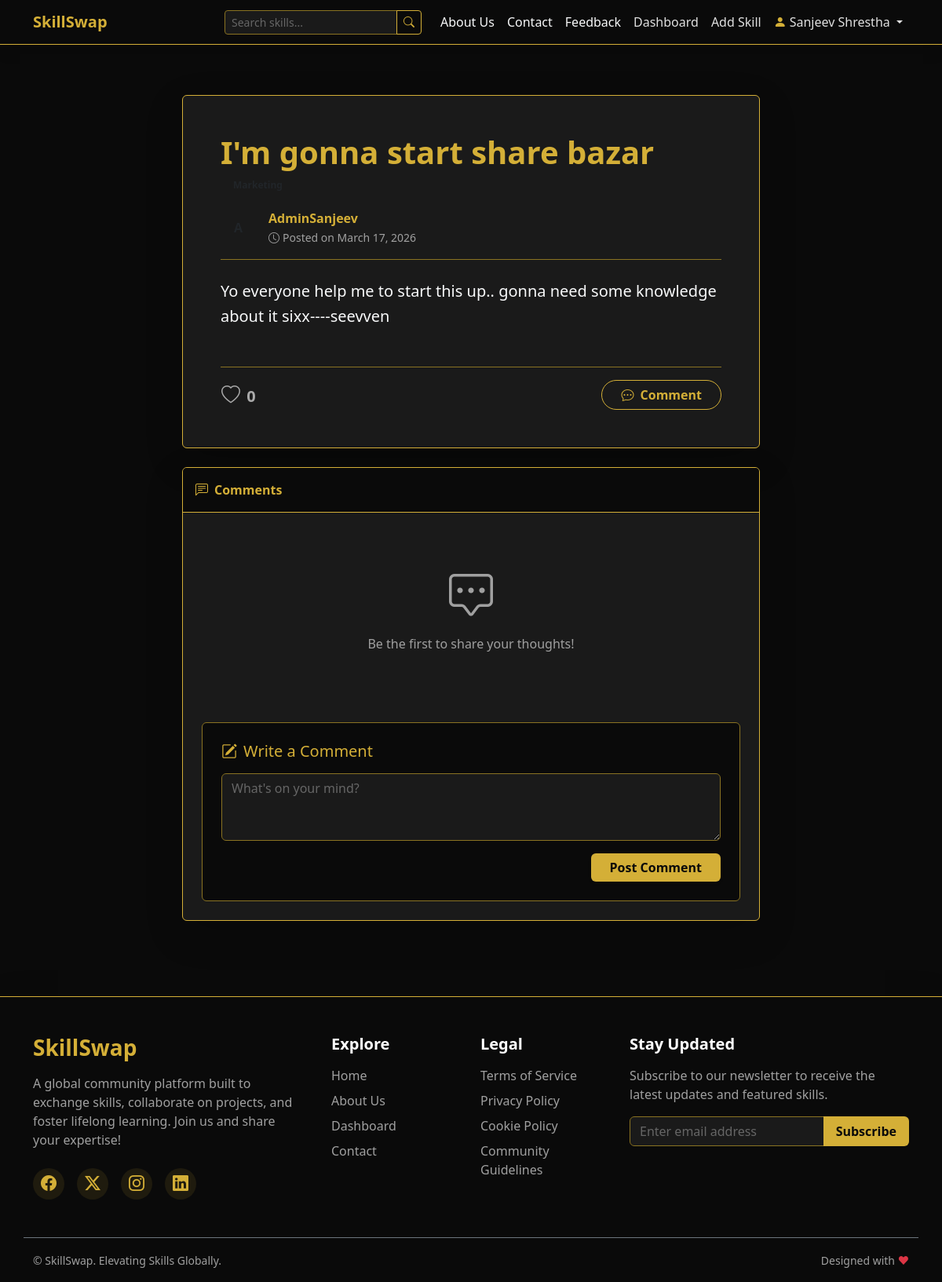
Page /skill/3 (signed in) on the earlier database version.
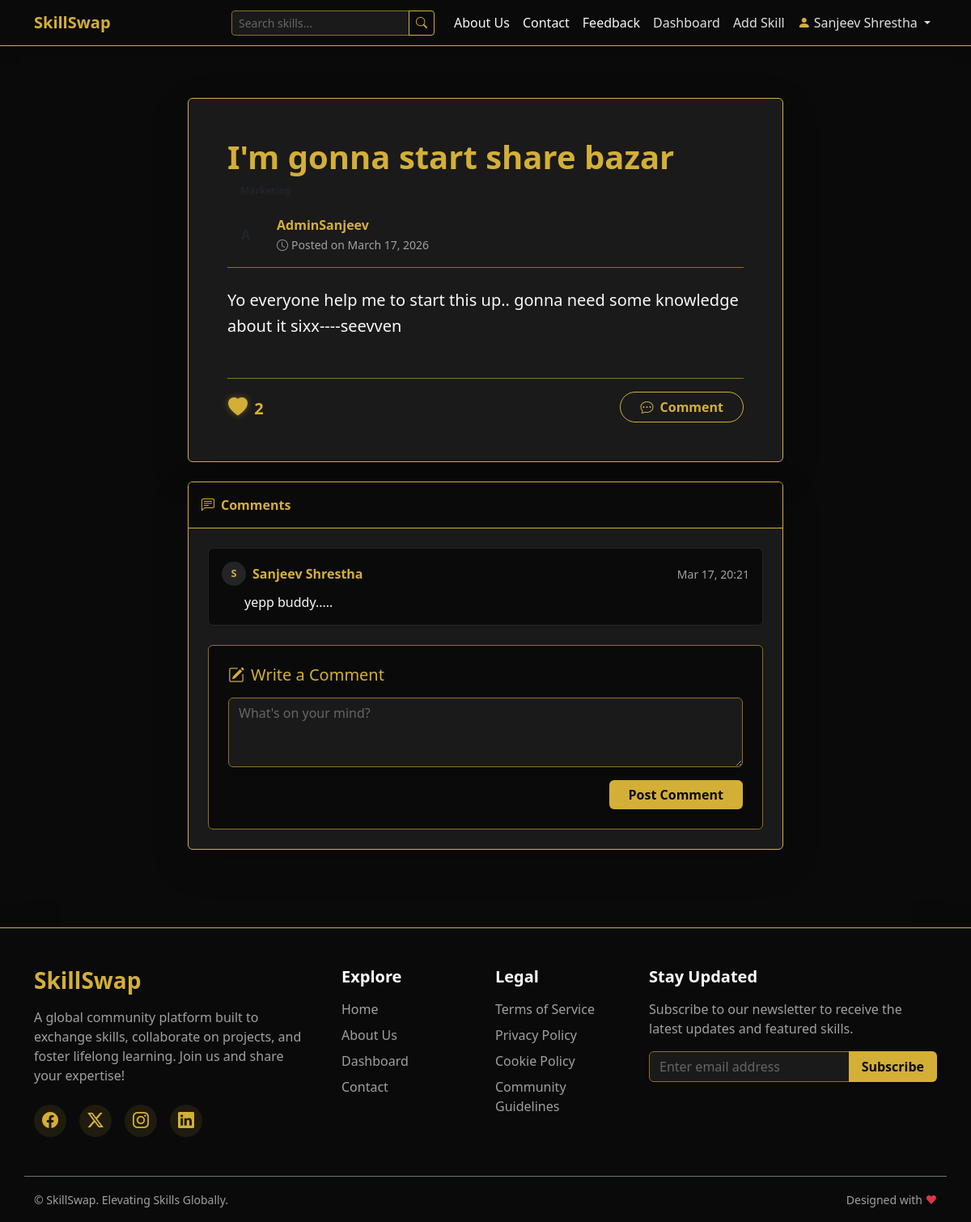
Same page on the later database version.
### models.py (models this page shows)
class Comment(db.Model):
    id = db.Column(db.Integer, primary_key=True)
    content = db.Column(db.Text, nullable=False)
    date_posted = db.Column(db.DateTime, nullable=False, default=datetime.utcnow)
    user_id = db.Column(db.Integer, db.ForeignKey('user.id'), nullable=False)
    skill_id = db.Column(db.Integer, db.ForeignKey('skill.id'), nullable=False)

class User(db.Model, UserMixin):
    id = db.Column(db.Integer, primary_key=True)
    username = db.Column(db.String(20), unique=True, nullable=False)
    email = db.Column(db.String(120), unique=True, nullable=False)
    password = db.Column(db.String(60), nullable=False)
    is_admin = db.Column(db.Boolean, default=False)
    skills = db.relationship('Skill', backref='author', lazy=True)
    comments = db.relationship('Comment', backref='author', lazy=True)
    feedbacks = db.relationship('Feedback', backref='author', lazy=True)
    likes = db.relationship('Like', backref='user', lazy=True)

### app.py (the view)
@app.route("/skill/<int:skill_id>", methods=['GET', 'POST'])
@login_required
def skill(skill_id):
    skill = Skill.query.get_or_404(skill_id)
    form = CommentForm()
    if form.validate_on_submit():
        comment = Comment(content=form.content.data, author=current_user, skill=skill)
        db.session.add(comment)
        db.session.commit()
        flash('Your comment has been added!', 'success')
        return redirect(url_for('skill', skill_id=skill.id))
    comments = Comment.query.filter_by(skill_id=skill_id).order_by(Comment.date_posted).all()
    likes_count = Like.query.filter_by(skill_id=skill_id).count()
    user_liked = Like.query.filter_by(user_id=current_user.id, skill_id=skill_id).first() is not None
    return render_template('skill.html', skill=skill, comments=comments, form=form, likes_count=likes_count, user_liked=user_liked)

### forms.py
class CommentForm(FlaskForm):
    content = TextAreaField('Comment', validators=[DataRequired()])
    submit = SubmitField('Post Comment')

### app.py (called while the page is built)
@login_manager.user_loader
def load_user(user_id):
    return User.query.get(int(user_id))

### templates/skill.html (shortened to what the changed rows need)
{% extends "base.html" %}
{% block content %}
<div class="row justify-content-center">
    <div class="col-lg-8">
        <div class="card bg-dark border-gold shadow-lg mt-4 mb-4 overflow-hidden">
            <div class="card-body p-4 p-md-5">
                <div class="d-flex justify-content-between align-items-start mb-3">
                    <div>
                        <h1 class="card-title text-gold fw-bold mb-1">{{ skill.title }}</h1>
                    </div>
                </div>
                <div class="d-flex justify-content-between align-items-center pt-3 border-top border-gold-subtle">
                    <div class="d-flex gap-4">
                        <button type="button" class="btn btn-link text-decoration-none p-0 social-btn like-btn {% if user_liked %}active{% endif %}"
                                data-skill-id="{{ skill.id }}"
                                title="Like">
                            <i class="bi bi-heart{% if user_liked %}-fill{% endif %} me-1 fs-4"></i>
                            <span class="like-count fw-bold fs-5">{{ likes_count }}</span>
                        </button>
                    </div>
                </div>
            </div>
        </div>
        <div id="comments" class="card bg-dark border-gold shadow-lg mt-4 mb-5">
            <div class="card-body p-4">
                {% if comments %}
                <div class="comment-list mb-4">
                    {% for comment in comments %}
                    <div class="mb-4 p-3 bg-darkest rounded border border-secondary border-opacity-25 shadow-sm">
                        <div class="d-flex justify-content-between align-items-center mb-2">
                            <div class="d-flex align-items-center">
                                <div class="bg-secondary bg-opacity-25 text-gold rounded-circle d-flex align-items-center justify-content-center fw-bold me-2" style="width: 30px; height: 30px; font-size: 0.8rem;">
                                    {{ comment.author.username[0]|upper }}
                                </div>
                                <strong class="text-gold">
                                    <a href="{{ url_for('user_profile', username=comment.author.username) }}" class="text-gold text-decoration-none hover-underline">{{ comment.author.username }}</a>
                                </strong>
                            </div>
                            <small class="text-muted">{{ comment.date_posted.strftime('%b %d, %H:%M') }}</small>
                        </div>
                        <p class="mb-0 text-light ms-4 ps-1" style="word-break: break-word;">{{ comment.content }}</p>
                    </div>
                    {% endfor %}
                </div>
                {% else %}
                <div class="text-center py-5 mb-4">
                    <i class="bi bi-chat-square-dots text-secondary display-4"></i>
                    <p class="text-muted mt-3">Be the first to share your thoughts!</p>
                </div>
                {% endif %}
            </div>
        </div>
    </div>
</div>
{% endblock %}

Differences in the rows shown:
added Comment: author "S", author.username "Sanjeev Shrestha", date_posted "Mar 17, 20:21", content "yepp buddy....."
Other differences:
{{ likes_count }}: "0" → "2"
text no longer shown: "Be the first to share your thoughts!"
